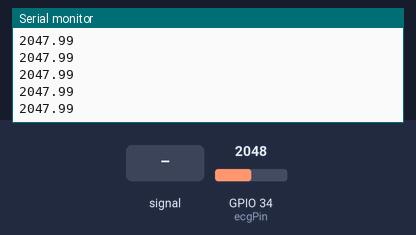
Recording of a sketch running on a simulated ESP32. Shown: the last lines printed to the serial monitor. The inputs (shaded band) are chosen by the test bench; at power-on: GPIO 34 (ecgPin) = 2048.

Above: at 2.2 s.
2.3 s: GPIO 34 (ecgPin) fed a 200 Hz sine of ±327 counts around its level
At 3.3 s:
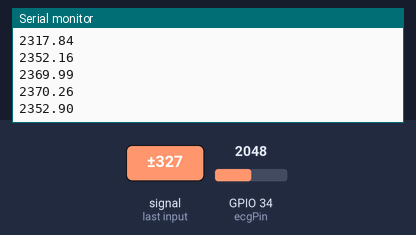
3.8 s: GPIO 34 (ecgPin) set to 2866
At 4.3 s:
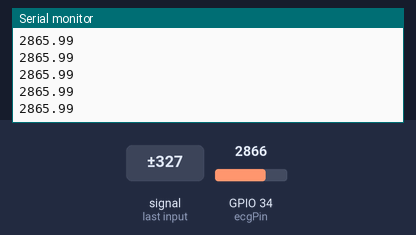
5.3 s: GPIO 34 (ecgPin) fed a 1000 Hz sine of ±1023 counts around its level
6.8 s: GPIO 34 (ecgPin) set to 3603
At 7.5 s:
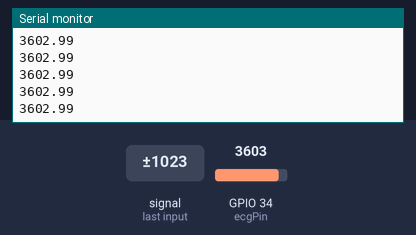
Timing chart, 0 to 9.3 s (numbered marks = the images above; inputs shaded):
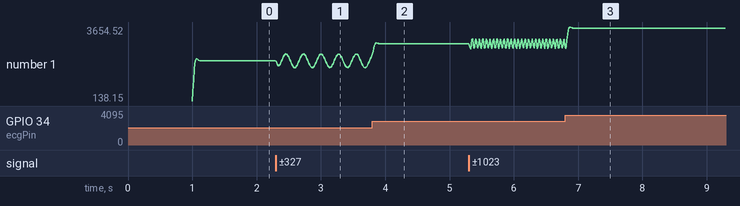

The sketch:

test2105.ino
```cpp
#include <WiFi.h>

// Définir la broche de lecture du signal ECG
const int ecgPin = 34; // GPIO34 (A2)

// Variables pour stocker les valeurs lues
int ecgValue = 0;

// Variables pour le filtre passe-bas de deuxième ordre (Butterworth)
float filteredValue1 = 0;
float filteredValue2 = 0;
const float a0 = 0.067455;
const float a1 = 0.134911;
const float a2 = 0.067455;
const float b1 = -1.142980;
const float b2 = 0.412802;

// Variables pour stocker les valeurs précédentes
float input_1 = 0, input_2 = 0;
float output_1 = 0, output_2 = 0;

void setup() {
  // Initialiser le terminal série
  Serial.begin(115200);
  delay(1000); // Attendre un peu pour que tout soit bien initialisé
}

void loop() {
  // Lire la valeur brute du signal ECG
  ecgValue = analogRead(ecgPin);

  // Appliquer le filtre passe-bas de deuxième ordre (Butterworth)
  filteredValue2 = a0 * ecgValue + a1 * input_1 + a2 * input_2 - b1 * output_1 - b2 * output_2;

  // Mettre à jour les valeurs précédentes
  input_2 = input_1;
  input_1 = ecgValue;
  output_2 = output_1;
  output_1 = filteredValue2;

  // Envoyer la valeur filtrée via le port série
  Serial.println(filteredValue2);

  // Attendre un court instant avant de lire la prochaine valeur
  delay(10); // Ajustez le délai selon vos besoins
}
```

Measured:
- after the input at 2.3 s, the serial monitor: prints a new line at once (image 1)
- plotted number 1: 2047.99 → 2281.91 after the input at 2.3 s
